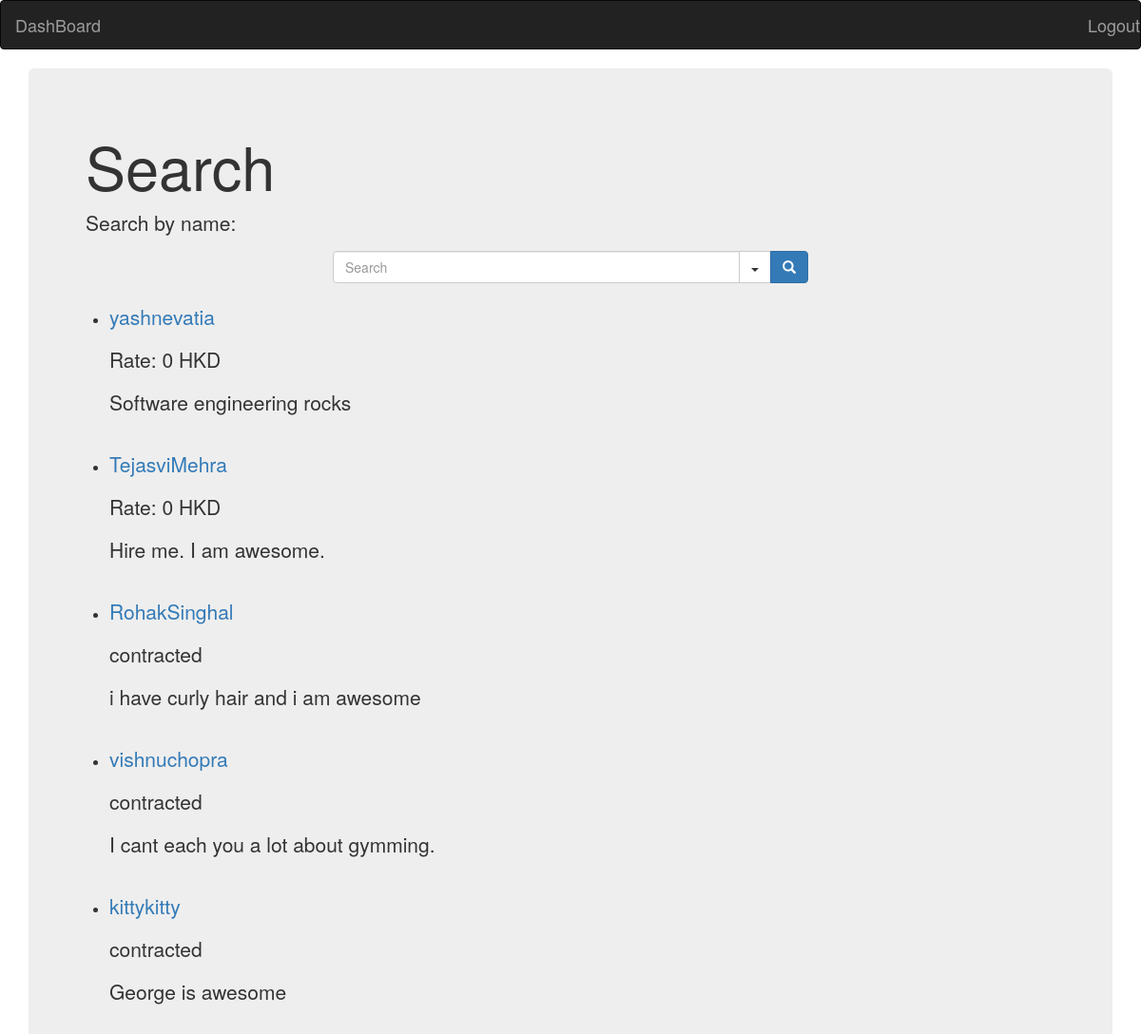
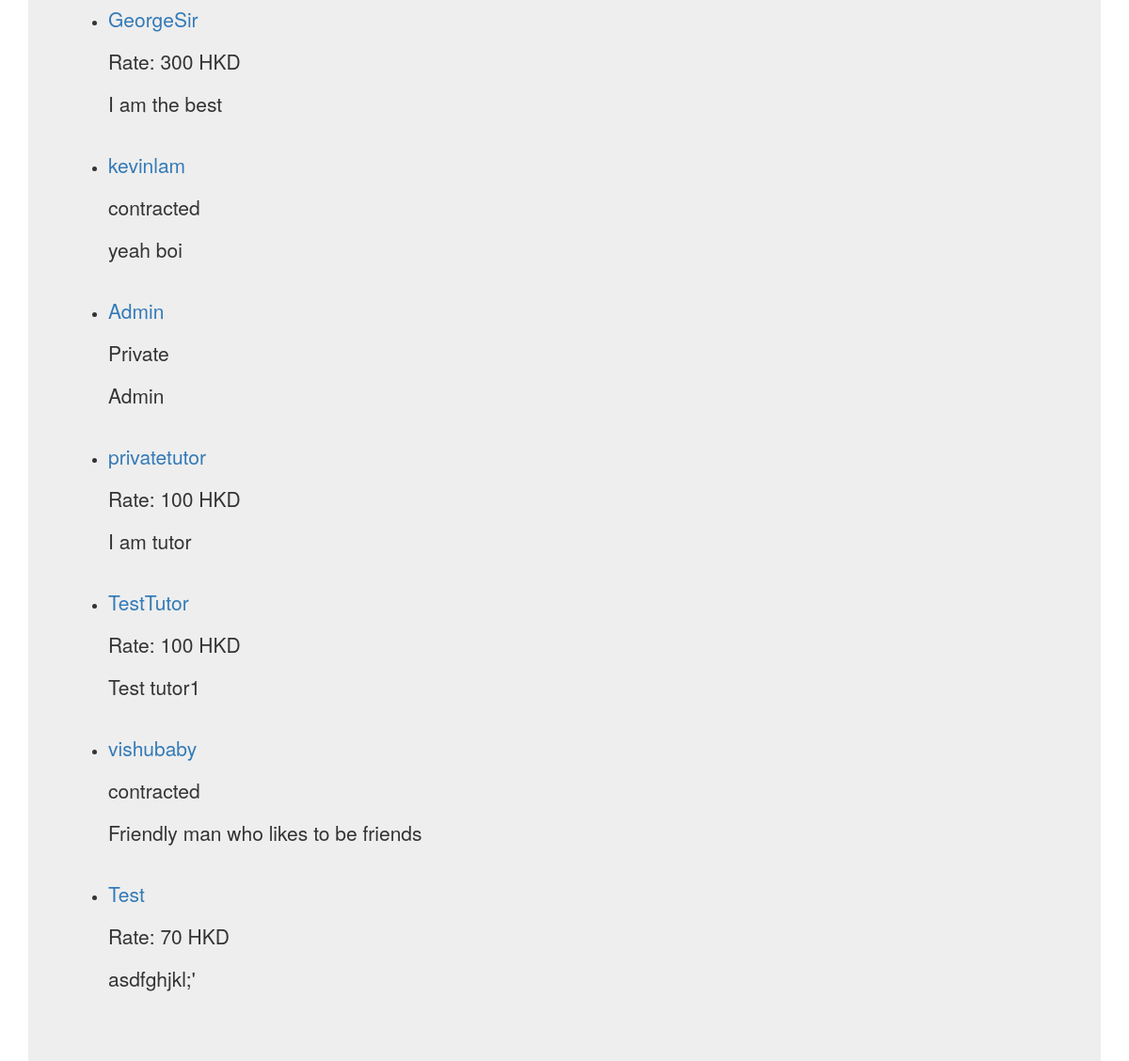
The page /tutoria/search/ (signed in) on the database its author committed (2 pictures, top to bottom).
### tutoria/models.py (models this page shows, shortened)
class Tutor(models.Model):
    last_name = models.CharField(max_length=100, default="")
    first_name = models.CharField(max_length=100, default="")
    username = models.CharField(max_length=100)
    biography = models.CharField(max_length=10000)
    university = models.CharField(max_length=100)
    tutortype = models.CharField(max_length=10)
    isStudent = models.BooleanField(default=False)
    rate = models.IntegerField(default=0)
    course = models.CharField(max_length=10, default="")
    subject = models.CharField(max_length=100, default="")
    phoneNumber = models.IntegerField(default=99999999)
    avatar = models.FileField(default="http://s3.amazonaws.com/37assets/svn/765-default-avatar.png")
    isHidden =  models.BooleanField(default=False)
    tags = models.CharField(max_length=10000, default="")

### tutoria/views.py (the view)
@login_required()
def search(request):
    tutors = Tutor.objects.all()
    return render(request, 'tutoria/search.html', {'tutors': tutors})

### tutoria/templates/tutoria/search.html (shortened to what this page needs)
<!doctype html>
<html lang="en">
  <head>
    {% load staticfiles %}
    <link rel="stylesheet" href="https://maxcdn.bootstrapcdn.com/bootstrap/3.3.7/css/bootstrap.min.css">
    <link rel="stylesheet" type="text/css" href="{% static 'tutoria/style.css' %}"/>
  </head>
  <body>
    <nav class="navbar navbar-inverse bg-inverse">
      <a class="navbar-brand navbar-right" href="/tutoria/logout">Logout</a>
      <a class="navbar-brand " href="/tutoria/dashboard">DashBoard</a>
    </nav>
    <main role="main" class="container">
      <div class="jumbotron">
        <h1>Search</h1>
        <form class="form-horizontal" role="form" action="/tutoria/nameSearch/" method="post">
          <p>Search by name:</p>
  <div class="row">
		<div class="col-md-12">
            <div class="input-group" id="adv-search">
                <input type="text" name="nameSearch" class="form-control"  placeholder="Search" />
                <div class="input-group-btn">
                    <div class="btn-group" role="group">
                        <div class="dropdown dropdown-lg" id="myDropdown">
                            <button type="button" class="btn btn-default dropdown-toggle" data-toggle="dropdown" aria-expanded="false"><span class="caret"></span></button>
                        </div>
                        <button type="submit" name="button" class="btn btn-primary"><span class="glyphicon glyphicon-search" aria-hidden="true"></span></button>
                    </div>
                </div>
            </div>
          </div>
        </form>
        <br>
        <ul class="tutorlist">
          {% for tutor in tutors %}
            <li data-position="{{tutor.rate}}">
                  <p><a href="/tutoria/viewProfile/{{tutor.id}}">{{tutor.first_name}}</a></p>
                  <p>{% if tutor.tutortype == "private" %}Rate: {{tutor.rate}} HKD {% else %} {{tutor.tutortype}} {% endif %} </p>
                  <p>{{tutor.biography}}</p>
                  <br>
            </li>
          {% endfor %}
        </ul>
      </div>
    </main>
  </body>
</html>

### tutoria/static/tutoria/style.css (style rules this page uses)
.input-group-btn .btn-group { display: flex !important; }
.btn-group .btn { border-radius: 0; margin-left: -1px; }
.btn-group .btn:last-child { border-top-right-radius: 4px; border-bottom-right-radius: 4px; }
@media screen and (min-width: 768px) { #adv-search { width: 500px; margin: 0 auto; } }
@media screen and (min-width: 768px) { .dropdown.dropdown-lg { position: static !important; } }

### rows shown on the page
Tutor: first_name "yashnevatia", rate "0", biography "Software engineering rocks"
Tutor: first_name "TejasviMehra", rate "0", biography "Hire me. I am awesome."
Tutor: first_name "RohakSinghal", tutortype "contracted", biography "i have curly hair and i am awesome"
Tutor: first_name "vishnuchopra", tutortype "contracted", biography "I cant each you a lot about gymming."
Tutor: first_name "kittykitty", tutortype "contracted", biography "George is awesome"
Tutor: first_name "GeorgeSir", rate "300", biography "I am the best"
Tutor: first_name "kevinlam", tutortype "contracted", biography "yeah boi"
Tutor: first_name "Admin", tutortype "Private", biography "Admin"
Tutor: first_name "privatetutor", rate "100", biography "I am tutor"
Tutor: first_name "TestTutor", rate "100", biography "Test tutor1"
Tutor: first_name "vishubaby", tutortype "contracted", biography "Friendly man who likes to be friends"
Tutor: first_name "Test", rate "70", biography "asdfghjkl;'"
